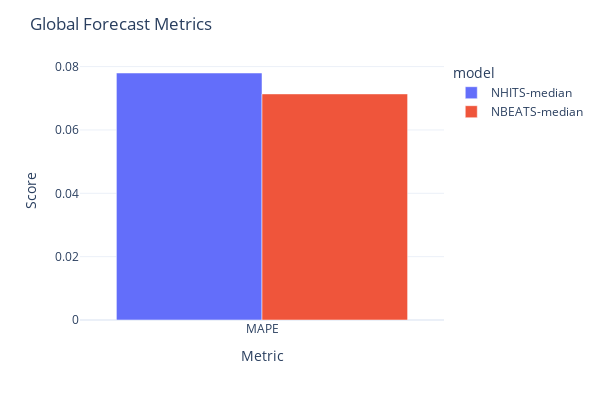

The notebook cell this image was saved under:
### Code cell
list_metrics = ["MAPE"]
plot_global_scores(scores_df=scores_df, list_metrics=list_metrics)

### Figure 1 — Plotly figure (JSON) as saved in the notebook; plotly's stock layout.template omitted (floating-point values rounded to 4 significant figures)
{"data": [{"alignmentgroup": "True", "hovertemplate": "model=NHITS-median<br>metric_name=%{x}<br>metric_value=%{y}<extra></extra>", "legendgroup": "NHITS-median", "marker": {"color": "#636efa", "pattern": {"shape": ""}}, "name": "NHITS-median", "offsetgroup": "NHITS-median", "orientation": "v", "showlegend": true, "textposition": "auto", "type": "bar", "x": ["MAPE"], "xaxis": "x", "y": [0.07799], "yaxis": "y"}, {"alignmentgroup": "True", "hovertemplate": "model=NBEATS-median<br>metric_name=%{x}<br>metric_value=%{y}<extra></extra>", "legendgroup": "NBEATS-median", "marker": {"color": "#EF553B", "pattern": {"shape": ""}}, "name": "NBEATS-median", "offsetgroup": "NBEATS-median", "orientation": "v", "showlegend": true, "textposition": "auto", "type": "bar", "x": ["MAPE"], "xaxis": "x", "y": [0.07138], "yaxis": "y"}], "layout": {"barmode": "group", "height": 400, "legend": {"title": {"text": "model"}, "tracegroupgap": 0}, "margin": {"t": 60}, "title": {"text": "Global Forecast Metrics"}, "width": 600, "xaxis": {"anchor": "y", "domain": [0, 1], "title": {"text": "Metric"}}, "yaxis": {"anchor": "x", "domain": [0, 1], "title": {"text": "Score"}}}}
